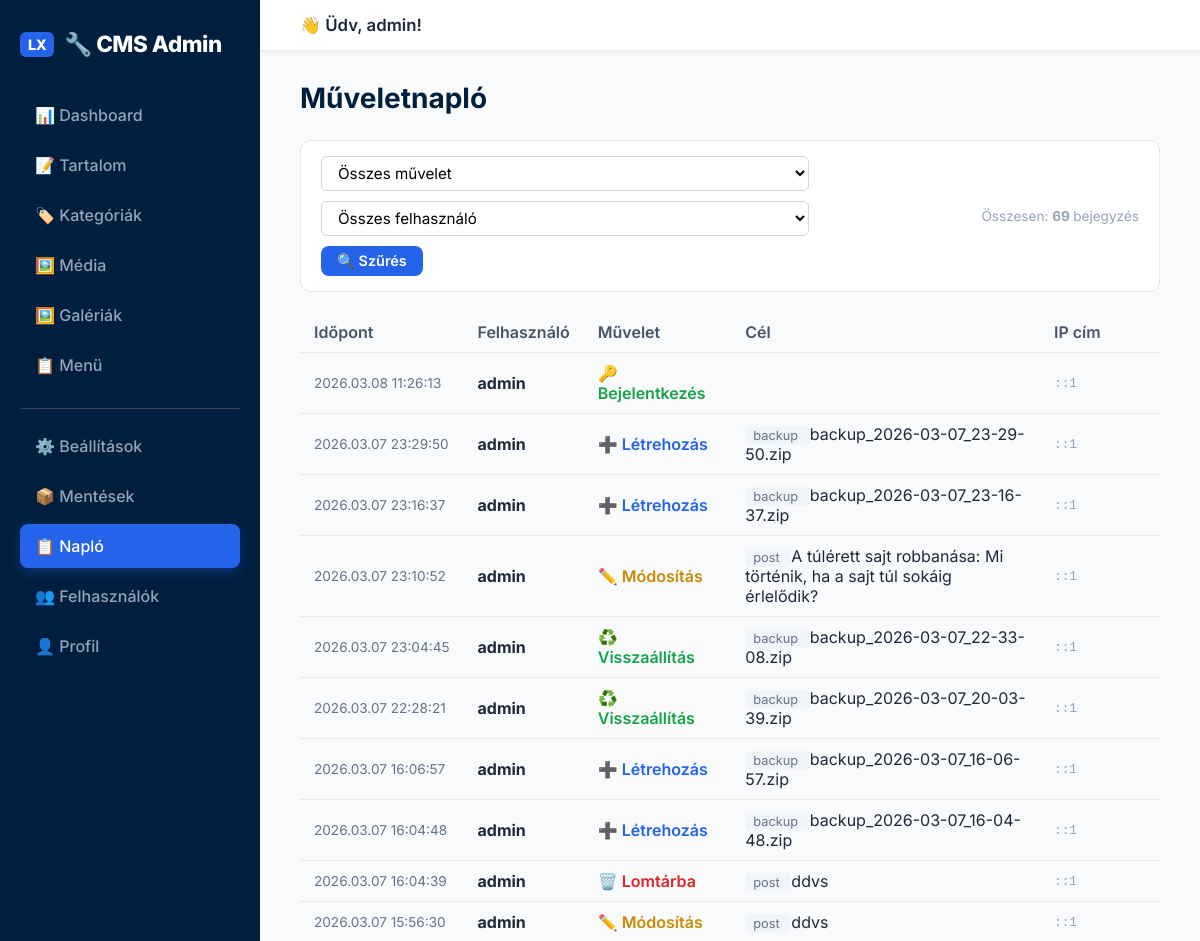
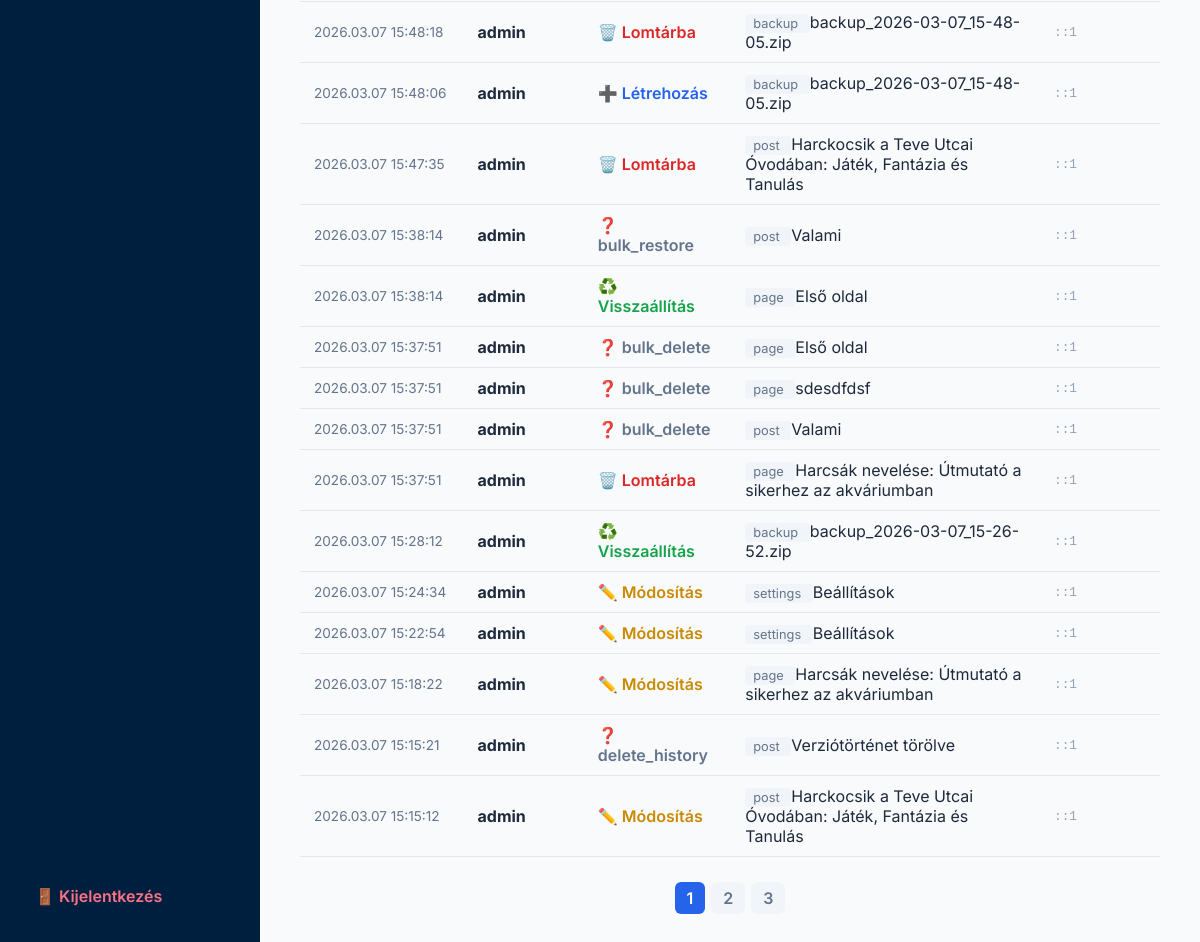
/admin/activity_log.php (signed in), run on the app's committed database (2 pictures, top to bottom).
### tables this page shows
CREATE TABLE `activity_log` (
  `id` int(11) NOT NULL AUTO_INCREMENT,
  `user_id` int(11) DEFAULT NULL,
  `username` varchar(100) DEFAULT NULL,
  `action` varchar(50) NOT NULL,
  `target_type` varchar(50) DEFAULT NULL,
  `target_id` int(11) DEFAULT NULL,
  `target_title` varchar(255) DEFAULT NULL,
  `details` text DEFAULT NULL,
  `ip_address` varchar(45) DEFAULT NULL,
  `created_at` timestamp NOT NULL DEFAULT current_timestamp(),
  PRIMARY KEY (`id`),
  KEY `idx_created` (`created_at`),
  KEY `idx_user` (`user_id`)
);

### admin/activity_log.php (the view, shortened to what this page needs)
<?php
require_once '../config.php';
require_once 'layout.php';
$perPage = 25;
$currentPage = max(1, (int) ($_GET['p'] ?? 1));
$offset = ($currentPage - 1) * $perPage;
$where = [];
$params = [];
$whereSQL = $where ? ' WHERE ' . implode(' AND ', $where) : '';
$totalLogs = $db->prepare("SELECT COUNT(*) FROM activity_log" . $whereSQL);
$totalLogs->execute($params);
$total = $totalLogs->fetchColumn();
$totalPages = max(1, ceil($total / $perPage));
$stmt = $db->prepare("SELECT * FROM activity_log" . $whereSQL . " ORDER BY created_at DESC LIMIT $perPage OFFSET $offset");
$stmt->execute($params);
$logs = $stmt->fetchAll();
$actionLabels = [
    'login' => ['🔑 Bejelentkezés', '#16a34a'],
    'logout' => ['🚪 Kijelentkezés', '#64748b'],
    'create' => ['➕ Létrehozás', '#2563eb'],
    'update' => ['✏️ Módosítás', '#ca8a04'],
    'delete' => ['🗑️ Lomtárba', '#dc2626'],
    'restore' => ['♻️ Visszaállítás', '#16a34a'],
    'purge' => ['❌ Végleges törlés', '#991b1b'],
];
?>
<div
    style="background: #fff; padding: 15px 20px; border-radius: 10px; border: 1px solid #e5e7eb; margin-bottom: 20px; display: flex; gap: 15px; align-items: center; flex-wrap: wrap;">
    <form method="get" style="display: flex; gap: 10px; align-items: center; flex-wrap: wrap;">
        <select name="action_filter" style="padding: 6px 12px; border: 1px solid #d1d5db; border-radius: 6px;">
            <option value="">Összes művelet</option>
        </select>
        <select name="user_filter" style="padding: 6px 12px; border: 1px solid #d1d5db; border-radius: 6px;">
            <option value="">Összes felhasználó</option>
        </select>
        <button type="submit" class="btn" style="padding: 6px 16px; font-size: 0.9rem;">🔍 Szűrés</button>
    </form>
    <div style="margin-left: auto; color: #94a3b8; font-size: 0.85rem;">
        Összesen: <strong>
            <?php echo $total; ?>
        </strong> bejegyzés
    </div>
</div>
<?php if (empty($logs)): ?>
    <p style="color: #94a3b8;">Nincs bejegyzett tevékenység.</p>
<?php else: ?>
    <table>
        <thead>
            <tr>
                <th style="width: 160px;">Időpont</th>
                <th>Felhasználó</th>
                <th>Művelet</th>
                <th>Cél</th>
                <th style="width: 120px;">IP cím</th>
            </tr>
        </thead>
        <tbody>
            <?php foreach ($logs as $log): ?>
                <?php $label = $actionLabels[$log['action']] ?? ['❓ ' . $log['action'], '#64748b']; ?>
                <tr>
                    <td style="font-size: 0.85rem; color: #64748b; white-space: nowrap;">
                        <?php echo date('Y.m.d H:i:s', strtotime($log['created_at'])); ?>
                    </td>
                    <td>
                        <strong>
                            <?php echo htmlspecialchars($log['username']); ?>
                        </strong>
                    </td>
                    <td>
                        <span style="color: <?php echo $label[1]; ?>; font-weight: 600;">
                            <?php echo $label[0]; ?>
                        </span>
                    </td>
                    <td>
                        <?php if ($log['target_type']): ?>
                            <span
                                style="background: #f1f5f9; padding: 2px 8px; border-radius: 4px; font-size: 0.8rem; color: #64748b;">
                                <?php echo htmlspecialchars($log['target_type']); ?>
                            </span>
                        <?php endif; ?>
                        <?php if ($log['target_title']): ?>
                            <?php echo htmlspecialchars($log['target_title']); ?>
                        <?php endif; ?>
                    </td>
                    <td style="font-size: 0.8rem; color: #94a3b8;">
                        <code><?php echo htmlspecialchars($log['ip_address']); ?></code>
                    </td>
                </tr>
            <?php endforeach; ?>
        </tbody>
    </table>
    <?php if ($totalPages > 1): ?>
        <div style="display: flex; justify-content: center; gap: 6px; margin-top: 25px;">
            <?php
            $qStr = '';
            ?>
            <?php for ($i = 1; $i <= $totalPages; $i++): ?>
                <a href="activity_log.php?p=<?php echo $i . $qStr; ?>" style="padding: 6px 12px; border-radius: 6px; text-decoration: none; font-weight: 600;
                          <?php echo $i === $currentPage
                              ? 'background: #2563eb; color: #fff;'
                              : 'background: #f1f5f9; color: #64748b;'; ?>">
                    <?php echo $i; ?>
                </a>
            <?php endfor; ?>
        </div>
    <?php endif; ?>
<?php endif; ?>

### admin/layout.php (style rules this page uses)
* { box-sizing: border-box; margin: 0; padding: 0; }
body { display: flex; font-family: 'Inter', system-ui, -apple-system, sans-serif; background: #f1f5f9; height: 100vh; overflow: hidden; color: #1e293b; }
input[type="text"], input[type="password"], input[type="url"], input[type="email"], input[type="number"], textarea, select { width: 100%; padding: 10px 14px; border: 1px solid #e2e8f0; border-radius: 8px; font-size: 0.95rem; font-family: inherit; background: #fff; transition: border-color 0.2s, box-shadow 0.2s; }
.btn { display: inline-flex; align-items: center; justify-content: center; gap: 8px; padding: 10px 20px; background: #2563eb; color: #fff; border: none; border-radius: 8px; cursor: pointer; font-size: 0.9rem; font-weight: 600; font-family: inherit; transition: all 0.2s; text-decoration: none; }
table { width: 100%; border-collapse: collapse; margin-top: 15px; }
th, td { padding: 10px 14px; text-align: left; border-bottom: 1px solid #e5e7eb; }
th { background: #f8fafc; font-weight: 600; color: #475569; }

### data on the page
activity_log: created_at "2026.03.08 11:26:13", username "admin", action "🔑 Bejelentkezés", ip_address "::1"
activity_log: created_at "2026.03.07 23:29:50", username "admin", action "➕ Létrehozás", target_type "backup", target_title "backup_2026-03-07_23-29-50.zip", ip_address "::1"
activity_log: created_at "2026.03.07 23:16:37", username "admin", action "➕ Létrehozás", target_type "backup", target_title "backup_2026-03-07_23-16-37.zip", ip_address "::1"
activity_log: created_at "2026.03.07 23:10:52", username "admin", action "✏️ Módosítás", target_type "post", target_title "A túlérett sajt robbanása: Mi történik, ha a sajt túl sokáig érlelődik?", ip_address "::1"
activity_log: created_at "2026.03.07 23:04:45", username "admin", action "♻️ Visszaállítás", target_type "backup", target_title "backup_2026-03-07_22-33-08.zip", ip_address "::1"
activity_log: created_at "2026.03.07 22:28:21", username "admin", action "♻️ Visszaállítás", target_type "backup", target_title "backup_2026-03-07_20-03-39.zip", ip_address "::1"
activity_log: created_at "2026.03.07 16:06:57", username "admin", action "➕ Létrehozás", target_type "backup", target_title "backup_2026-03-07_16-06-57.zip", ip_address "::1"
activity_log: created_at "2026.03.07 16:04:48", username "admin", action "➕ Létrehozás", target_type "backup", target_title "backup_2026-03-07_16-04-48.zip", ip_address "::1"
activity_log: created_at "2026.03.07 16:04:39", username "admin", action "🗑️ Lomtárba", target_type "post", target_title "ddvs", ip_address "::1"
activity_log: created_at "2026.03.07 15:56:30", username "admin", action "✏️ Módosítás", target_type "post", target_title "ddvs", ip_address "::1"
activity_log: created_at "2026.03.07 15:48:18", username "admin", action "🗑️ Lomtárba", target_type "backup", target_title "backup_2026-03-07_15-48-05.zip", ip_address "::1"
activity_log: created_at "2026.03.07 15:48:06", username "admin", action "➕ Létrehozás", target_type "backup", target_title "backup_2026-03-07_15-48-05.zip", ip_address "::1"
activity_log: created_at "2026.03.07 15:47:35", username "admin", action "🗑️ Lomtárba", target_type "post", target_title "Harckocsik a Teve Utcai Óvodában: Játék, Fantázia és Tanulás", ip_address "::1"
activity_log: created_at "2026.03.07 15:38:14", username "admin", action "❓ bulk_restore", target_type "post", target_title "Valami", ip_address "::1"
activity_log: created_at "2026.03.07 15:38:14", username "admin", action "♻️ Visszaállítás", target_type "page", target_title "Első oldal", ip_address "::1"
activity_log: created_at "2026.03.07 15:37:51", username "admin", action "❓ bulk_delete", target_type "page", target_title "Első oldal", ip_address "::1"
activity_log: created_at "2026.03.07 15:37:51", username "admin", action "❓ bulk_delete", target_type "page", target_title "sdesdfdsf", ip_address "::1"
activity_log: created_at "2026.03.07 15:37:51", username "admin", action "❓ bulk_delete", target_type "post", target_title "Valami", ip_address "::1"
activity_log: created_at "2026.03.07 15:37:51", username "admin", action "🗑️ Lomtárba", target_type "page", target_title "Harcsák nevelése: Útmutató a sikerhez az akváriumban", ip_address "::1"
activity_log: created_at "2026.03.07 15:28:12", username "admin", action "♻️ Visszaállítás", target_type "backup", target_title "backup_2026-03-07_15-26-52.zip", ip_address "::1"
activity_log: created_at "2026.03.07 15:24:34", username "admin", action "✏️ Módosítás", target_type "settings", target_title "Beállítások", ip_address "::1"
activity_log: created_at "2026.03.07 15:22:54", username "admin", action "✏️ Módosítás", target_type "settings", target_title "Beállítások", ip_address "::1"
activity_log: created_at "2026.03.07 15:18:22", username "admin", action "✏️ Módosítás", target_type "page", target_title "Harcsák nevelése: Útmutató a sikerhez az akváriumban", ip_address "::1"
activity_log: created_at "2026.03.07 15:15:21", username "admin", action "❓ delete_history", target_type "post", target_title "Verziótörténet törölve", ip_address "::1"
activity_log: created_at "2026.03.07 15:15:12", username "admin", action "✏️ Módosítás", target_type "post", target_title "Harckocsik a Teve Utcai Óvodában: Játék, Fantázia és Tanulás", ip_address "::1"

### other printed values
$_SESSION['admin_user'] "admin"
$pageTitle "Műveletnapló"
$total "69"
